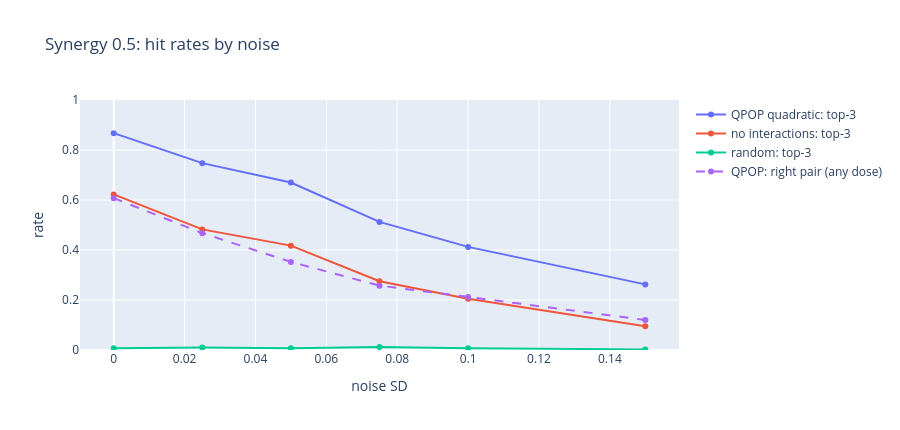

Here is the notebook cell this chart was saved with:
### Markdown cell above
## 2. At moderate synergy (0.5), by noise

The shaded band marks noise SD 0.05-0.10. Lee 2025 accepted assay coefficients of variation up to 20%; at 50% viability that is an SD of about 0.1. The noise per run in the real assay is not reported, so this band is an assumption.

### Code cell
j = list(SYN).index(0.5)
fig = go.Figure()
for r, name in enumerate(["QPOP quadratic", "no interactions", "random"]):
    fig.add_trace(go.Scatter(x=NOISE, y=RES[j, :, r, 1], mode="lines+markers", name=f"{name}: top-3"))
fig.add_trace(go.Scatter(x=NOISE, y=RES[j, :, 0, 2], mode="lines+markers", line=dict(dash="dash"),
                         name="QPOP: right pair (any dose)"))
fig.add_vrect(x0=0.05, x1=0.10, opacity=0.12, line_width=0)
fig.update_layout(xaxis_title="noise SD", yaxis=dict(title="rate", range=[0, 1]), height=430,
                  title="Synergy 0.5: hit rates by noise")
fig

### Figure 1 — Plotly figure (JSON) as saved in the notebook; plotly's stock layout.template omitted (floating-point values rounded to 4 significant figures)
{"data": [{"mode": "lines+markers", "name": "QPOP quadratic: top-3", "type": "scatter", "x": [0.0, 0.025, 0.05, 0.075, 0.1, 0.15], "y": [0.8675, 0.7475, 0.67, 0.5125, 0.4125, 0.2625]}, {"mode": "lines+markers", "name": "no interactions: top-3", "type": "scatter", "x": [0.0, 0.025, 0.05, 0.075, 0.1, 0.15], "y": [0.6225, 0.4825, 0.4175, 0.275, 0.205, 0.095]}, {"mode": "lines+markers", "name": "random: top-3", "type": "scatter", "x": [0.0, 0.025, 0.05, 0.075, 0.1, 0.15], "y": [0.0075, 0.01, 0.0075, 0.0125, 0.0075, 0.0025]}, {"line": {"dash": "dash"}, "mode": "lines+markers", "name": "QPOP: right pair (any dose)", "type": "scatter", "x": [0.0, 0.025, 0.05, 0.075, 0.1, 0.15], "y": [0.6075, 0.4675, 0.3525, 0.2575, 0.2125, 0.12]}], "layout": {"height": 430, "shapes": [{"line": {"width": 0}, "opacity": 0.12, "type": "rect", "x0": 0.05, "x1": 0.1, "xref": "x", "y0": 0, "y1": 1, "yref": "y domain"}], "title": {"text": "Synergy 0.5: hit rates by noise"}, "xaxis": {"title": {"text": "noise SD"}}, "yaxis": {"range": [0, 1], "title": {"text": "rate"}}}}
